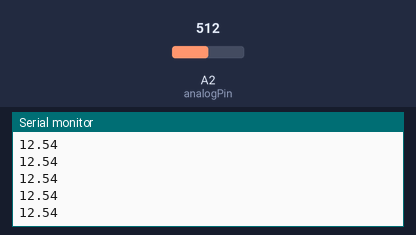
The sketch below on a simulated Arduino Uno, built with avr-gcc and run on an emulated ATmega328P. On the bench: the last lines printed to the serial monitor. Inputs (shaded band) come from the test bench; at power-on: A2 (analogPin) = 512.

Above: at 1.2 s.
1.3 s: A2 (analogPin) set to 716
At 1.31 s:
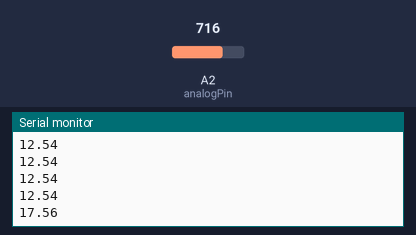
2.8 s: A2 (analogPin) set to 900
At 2.82 s:
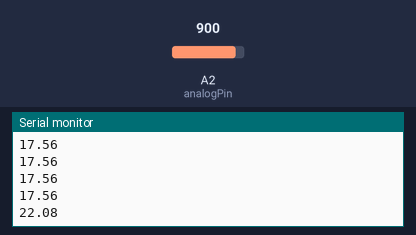
Timing chart, 0 to 5.8 s (numbered marks = the images above; inputs shaded):
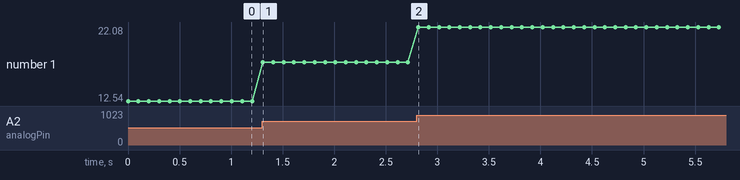

The sketch:

Voltage_Sensor_Demo.ino
```cpp
const int analogPin = A2;

void setup() {
  // put your setup code here, to run once:
   pinMode(analogPin, INPUT);
   Serial.begin(9600);

}

float multiplier = 0.0246f;
float baseVal = 0.0552f;

void loop() {
  // put your main code here, to run repeatedly:
  while(true){
    float value = (analogRead(analogPin)*multiplier) - baseVal;
    Serial.println(value);
    //Serial.println(analogRead(analogPin));
    delay(100);
  }
}
```

Measured:
- after the input at 1.3 s, the serial monitor: prints a new line at once (image 1)
- after the input at 2.8 s, the serial monitor: prints a new line at once (image 2)
- plotted number 1: 12.54 → 17.56 after the input at 1.3 s, 17.56 → 22.08 after the input at 2.8 s
